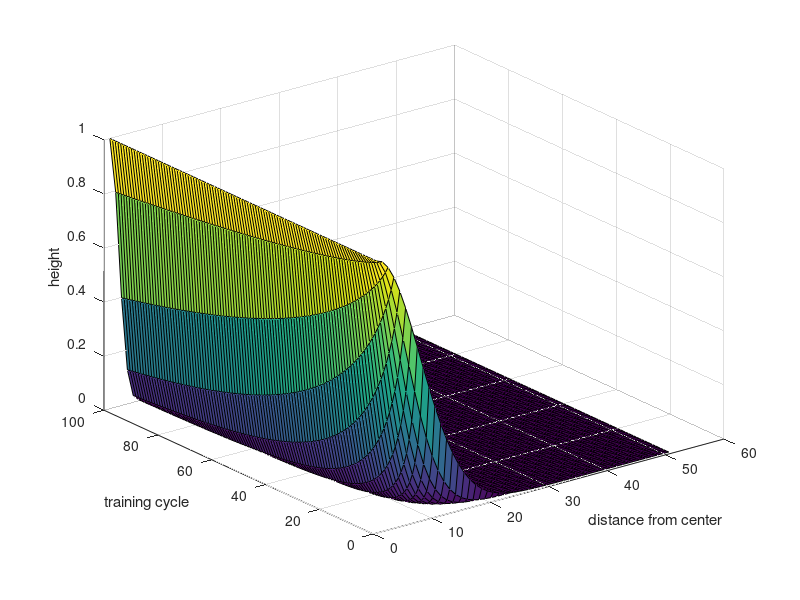
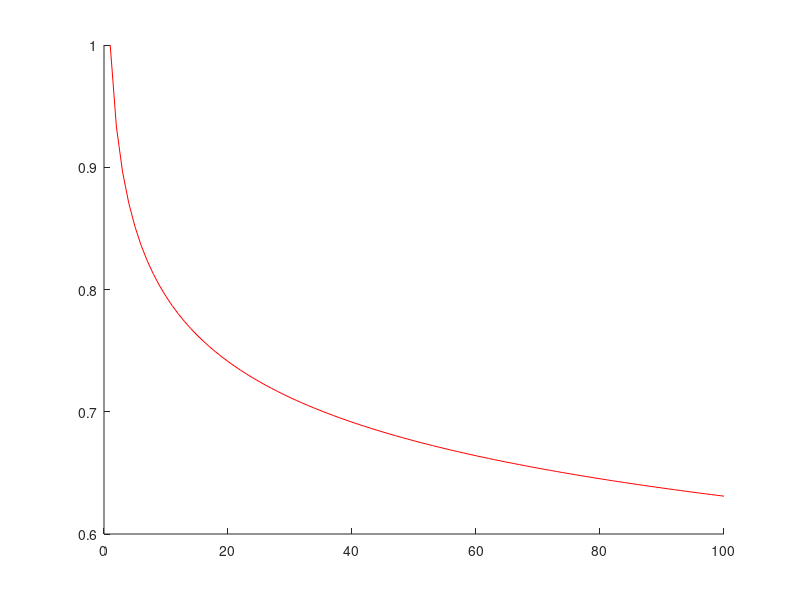
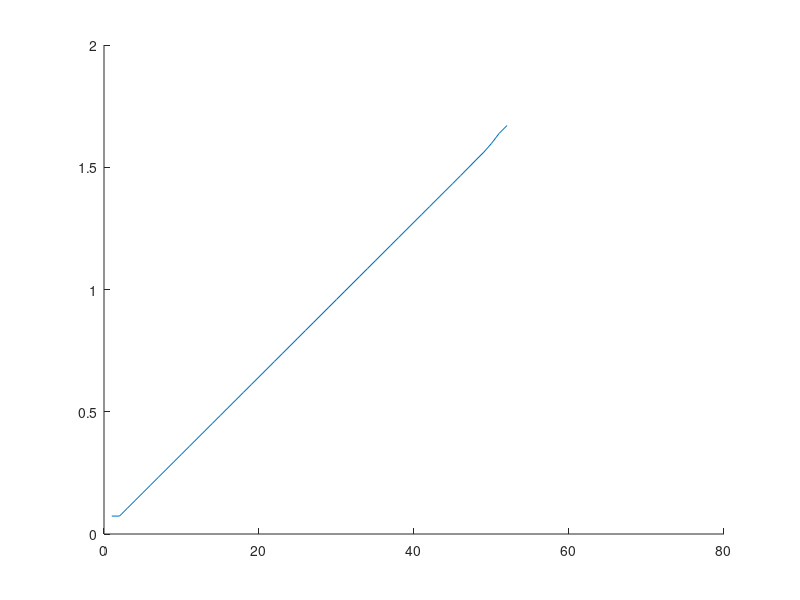

Write the MATLAB code that produced these figures, in order.
clear all; close all

trainingCycles = 100;

r = 0:50;
t = 1:trainingCycles;
B = .4;
A = .1;
%% neighborhood function across training trials
% NOTE: only looks at neighborhood in a line...

neighborhood = zeros(trainingCycles,length(r));
for trial = 1:trainingCycles
    for radius = 1:length(r)
        neighborhood(trial,radius) = exp(-1*((r(radius) / (.5 + 10*(trial^-B)))^2));
       
%         neighborhood(trial,radius);
    end
end

surf(neighborhood)
% Create xlabel
xlabel('distance from center');

% Create ylabel
ylabel('training cycle');

% Create zlabel
zlabel('height');


%% eta
figure
hold on
plot((1:trainingCycles).^(-A), 'r')

%% activation of winning node
input = [.9,.9,.9];

A = .1;
alpha = trainingCycles^-A;
nNodesInPeak = 1;
v = squeeze(neighborhood(trainingCycles,1:nNodesInPeak+1));

nNodesInRow = 5;
nOtherNodes = (nNodesInRow^2) - nNodesInPeak;

% trial X dim X node
weightsPeak = zeros(73,3,nNodesInPeak);
weightsPeak(1,:,:) = .5;

weightsOther = zeros(73,3,nOtherNodes);
weightsOther(1,:,:) = .5;

selectivity = zeros(73,1);
for trial = 2:73
    for peakNode = 1:nNodesInPeak
        if peakNode == 1
            learnAmount = alpha*v(nNodesInPeak+1);
        elseif (1 < peakNode) && (peakNode < 6)
            learnAmount = alpha*neighborhood(25);
        elseif (5 < peakNode) && (peakNode < 14)
            learnAmount = alpha*neighborhood(24);
        elseif (13 < peakNode) && (peakNode < 26)
            learnAmount = alpha*neighborhood(23);
        end
        weightsPeak(trial,:,peakNode) = weightsPeak(trial-1,:,peakNode) + learnAmount*(input - weightsPeak(trial-1,:,peakNode));
    end
    
    for otherNode = 1:nOtherNodes
        weightsOther(trial,:,:) = .5;
    end
    
    peakDist = mean(input - squeeze(weightsPeak(trial,:,1)));
    otherDist = mean(input - [.5,.5,.5]);
    
    peakAct = log(1/peakDist);
    otherAct = 24*log(1/otherDist);
    
    selectivity(trial) = peakAct/otherAct;
end
selectivity(1) = selectivity(2);

figure; hold on,
% plot(weightsPeak(:,1,1), 'b')
% plot(weightsPeak(:,1,2), 'r')
% plot(weightsPeak(:,1,6), 'g')
% plot(weightsPeak(:,1,14), 'm')

plot(selectivity)